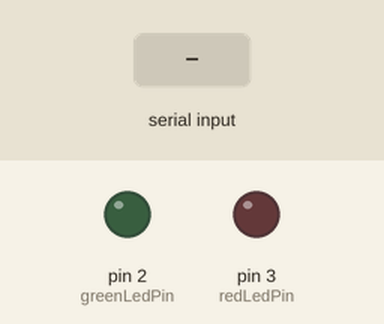
A sketch run on a simulated Arduino Uno, built with avr-gcc and run on an emulated ATmega328P. On the bench: output pins drawn as LEDs (lit = HIGH). Inputs (shaded band) come from the test bench. The modem accepts every AT command (registered, SIM ready, sends succeed) and sends nothing else.

Above: at 1.2 s.
1.3 s: "1" received over Serial
At 2.1 s:
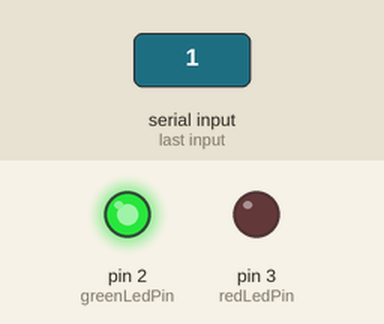
2.8 s: "2" received over Serial
At 4.0 s:
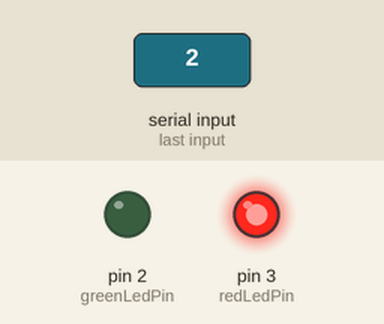
4.8 s: "3" received over Serial
At 7.5 s:
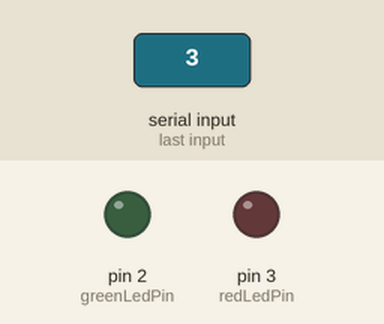
Timing chart, 0 to 9.0 s (numbered marks = the images above; inputs shaded):
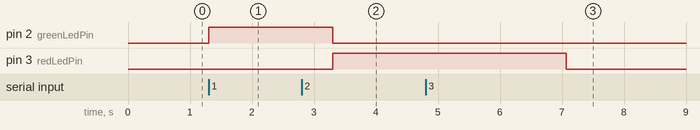

The sketch:

facerecognition.ino
```cpp
#include <SoftwareSerial.h>

//Create software serial object to communicate with SIM800L
SoftwareSerial sim(7, 8); // TX, RX GSM Module

// Define the LED pins
int redLedPin = 3;
int greenLedPin = 2;

int Sms = 0;

bool SendSms = false;

int _timeout;
String _buffer;
String number = "+254799555770"; //-> change with your number


void setup() {
  // Initialize the serial communication
  Serial.begin(9600);
  // Set the LED pins as output
  pinMode(redLedPin, OUTPUT);
  pinMode(greenLedPin, OUTPUT);

  _buffer.reserve(50);

}

void loop() {
  if (Serial.available() > 0) {
    // Read the incoming command
    char command = Serial.read();

    // Turn on/off the LEDs based on the command
    if (command == '1') {
      // Command to turn on the green LED
      digitalWrite(greenLedPin, HIGH);
      digitalWrite(redLedPin, LOW);
      delay(2000);
      Sms = 0;
    }else if (command == '2') {
      // Command to turn on the red LED
      digitalWrite(redLedPin, HIGH);
      digitalWrite(greenLedPin, LOW);
      if(Sms == 0){
        sim.begin(9600);
        SendMessage();
        sim.end();
        Serial.begin(9600);
        Sms = 1;
      }else{
        //Do nothing
      }
      delay(2000);
    }else if(command == '3') {
      // Command to turn off the red LED and also turns off Green LED
      digitalWrite(redLedPin, LOW);
      digitalWrite(greenLedPin, LOW);
      Sms = 0;
    }
  }
}
String _readSerial() {
  _timeout = 0;
  while  (!sim.available() && _timeout < 12000  )
  {
    delay(13);
    _timeout++;
  }
  if (sim.available()) {
    return sim.readString();
  }
}
void SendMessage(){
  //Serial.println ("Sending Message");
  sim.println("AT+CMGF=1");    //Sets the GSM Module in Text Mode
  delay(200);
  //Serial.println ("Set SMS Number");
  sim.println("AT+CMGS=\"" + number + "\"\r"); //Mobile phone number to send message
  delay(200);
  String SMS = "Intruder Detected";
  sim.println(SMS);
  delay(100);
  sim.println((char)26);// ASCII code of CTRL+Z
  delay(200);
  _buffer = _readSerial();
}
```

Measured:
- after the input at 1.3 s, pin 2 (greenLedPin): LOW → HIGH at once
- after the input at 2.8 s, pin 2 (greenLedPin): HIGH → LOW after 0.50 s; pin 3 (redLedPin): LOW → HIGH after 0.50 s
- after the input at 4.8 s, pin 3 (redLedPin): HIGH → LOW after 2.3 s
